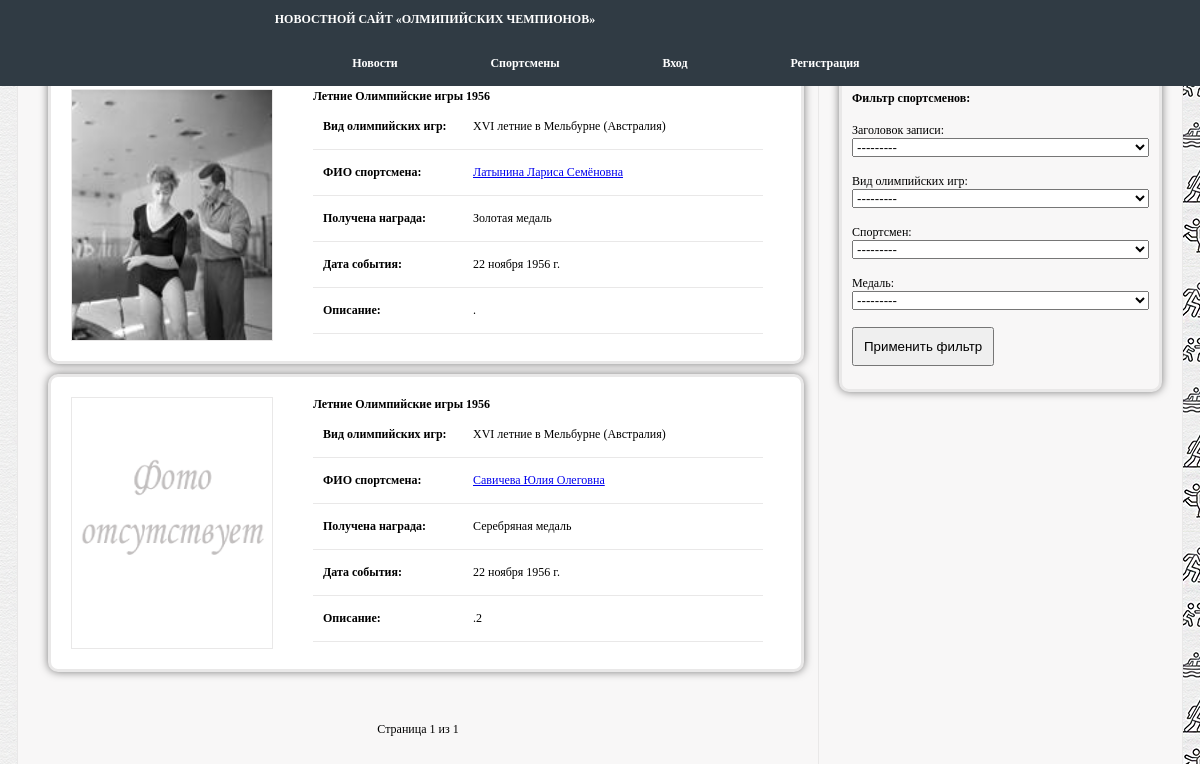
The page /news/ on the database as committed earlier.
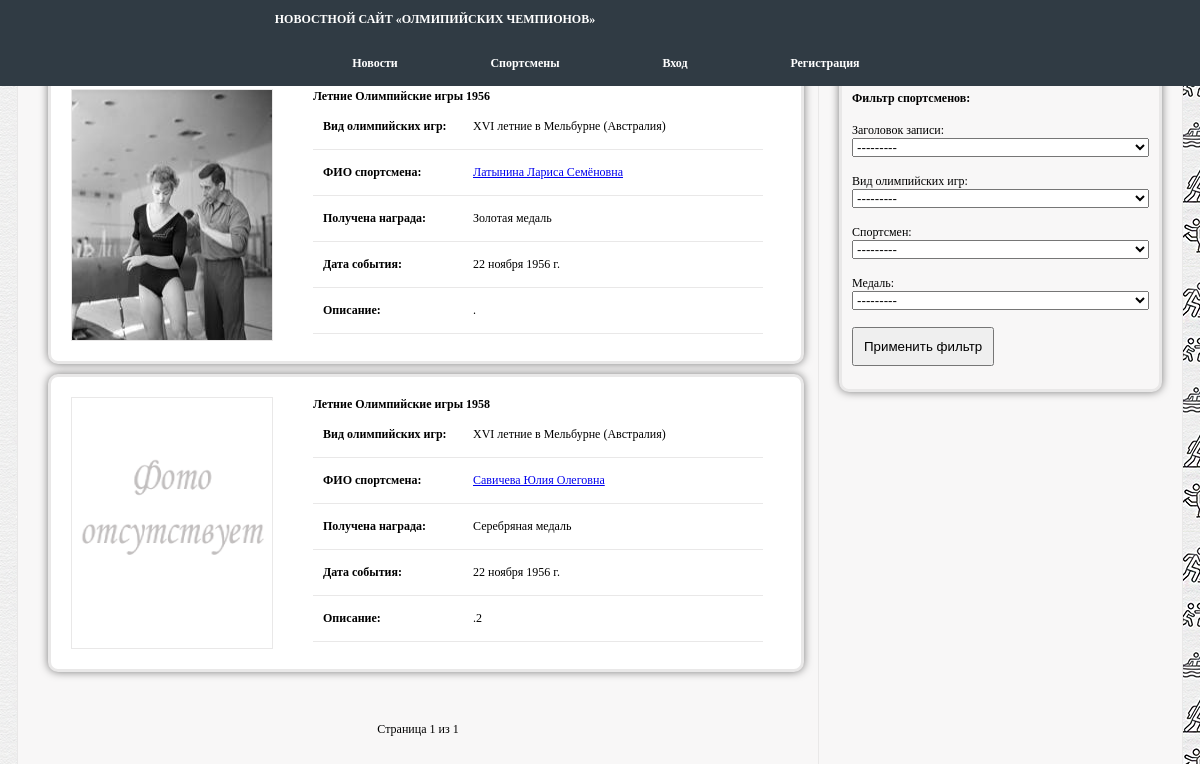
The same page on the database as committed later.
### app/olimp/models.py (models this page shows, shortened)
class Stand(models.Model):
    stand_name = models.CharField(
        max_length=40,
        verbose_name="Заголовок записи",
        null=False,
        blank=False,
    )
    stand_description = models.TextField(
        verbose_name="Описание записи",
        max_length=100,
        null=False,
        blank=False,
    )
    sportsman_id = models.ForeignKey(
        "Sportsman",
        on_delete=models.CASCADE,
        related_name="Sportsman_Stand",
        verbose_name="Спортсмен",
        null=False,
        blank=False,
    )
    view_olimp_id = models.ForeignKey(
        "ViewOlimp",
        on_delete=models.CASCADE,
        related_name="ViewOlimp_Stand",
        verbose_name="Вид олимпийских игр",
        null=False,
        blank=False,
    )
    medal_id = models.ForeignKey(
        "Medal",
        on_delete=models.CASCADE,
        related_name="Medal_Stand",
        verbose_name="Медаль",
        null=False,
        blank=False,
    )
    date_event = models.DateField(
        verbose_name="Дата олимпиады",
        null=True,
        blank=False,
    )
    stand_is_visible = models.BooleanField(
        default=False,
        verbose_name="Скрытая запись",
        null=True,
        blank=True,
    )
    def __str__(self):
        return self.stand_name
    class Meta:
        verbose_name = "СТЕНД"
        verbose_name_plural = "СТЕНД"

class Sportsman(models.Model):
    sportsman_name = models.CharField(
        max_length=50,
        verbose_name="ФИО спортсмена",
        null=False,
        blank=False,
    )
    sportsman_country = models.CharField(
        max_length=30,
        verbose_name="Страна",
        null=False,
        blank=False,
    )
    sportsman_birthday = models.DateField(
        max_length=8,
        verbose_name="Дата рождения",
        null=False,
        blank=False,
    )
    sportsman_biogrpahy = models.TextField(
        verbose_name="Биография",
        null=True,
        blank=True,
    )
    view_sports_id = models.ForeignKey(
        "ViewSports",
        on_delete=models.CASCADE,
        related_name="ViewSports_Sportsman",
        verbose_name="Вид спорта",
        null=False,
        blank=False,
    )
    trener_id = models.ForeignKey(
        "Trener",
        on_delete=models.CASCADE,
        related_name="Trener_Sportsman",
        verbose_name="Тренер",
        null=False,
        blank=False,
    )
    sportsman_img = models.ImageField(
        upload_to="media/sportsman/%y/%m/%d/",
        default="media/default.png",
        verbose_name="Загрузить фото",
        null=False,
        blank=True,
    )
    sportsman_is_visible = models.BooleanField(
        default=False,
        verbose_name="Скрытая запись",
        null=True,
        blank=True,
    )
    def __str__(self):
        return self.sportsman_name
    class Meta:
        verbose_name = "СПОРТСМЕНА"
        verbose_name_plural = "СПОРТСМЕНЫ"

class ViewOlimp(models.Model):
    view_olimp_name = models.CharField(
        max_length=50,
        verbose_name="Наименование олимпийских игр",
        null=False,
        blank=False,
    )
    view_olimp_is_visible = models.BooleanField(
        default=False,
        verbose_name="Скрытая запись",
        null=True,
        blank=True,
    )
    def __str__(self):
        return self.view_olimp_name
    class Meta:
        verbose_name = "ВИД ОЛИМПИЙСКИХ ИГР"
        verbose_name_plural = "ВИДЫ ОЛИМПИЙСКИХ ИГР"

class Medal(models.Model):
    medal_name = models.CharField(
        max_length=20,
        verbose_name="Вид медали",
        null=False,
        blank=False,
    )
    medal_is_visible = models.BooleanField(
        default=False,
        verbose_name="Скрытая запись",
        null=True,
        blank=True,
    )
    def __str__(self):
        return self.medal_name
    class Meta:
        verbose_name = "МЕДАЛЬ"
        verbose_name_plural = "МЕДАЛИ"

### app/olimp/views.py (the view)
# urls.py: path('', StandList.as_view(), name='stand_list_view'),
class StandList(FilterView):
    model = Stand
    filterset_class = StandFilter
    context_object_name = "stands"
    template_name = "stand/stand_list.html"
    paginate_by = settings.OBJECTS_ON_PAGE
    def get_context_data(self, **kwargs):
        context = super().get_context_data(**kwargs)
        context["stands"] = self.queryset
        context["title"] = "Новостной сайт «Олмипийские чемпионы»"
        return context
    def get_queryset(self):
        return Stand.objects.filter(stand_is_visible=False)

### app/olimp/templates/stand/stand_list.html
{% extends 'stand/base_stand_list.html' %}

### templates/stand/base_stand_list.html (shortened to what this page needs)
{% load static %}
{% include "../inc/_header.html" %}
<div class="wrapper">
    <div class="field">
        <div class="field_news">
            <div class="news">
                {% for stand in page_obj %}
            <div class="redcords">
                <div class="photo_news">
                   <img src="/media/{{ stand.sportsman_id.sportsman_img }}">
                </div>
                <div class="items_news">
                    <strong>{{ stand.stand_name }}</strong><br>
                      <div  class="title_info_sportsman">
                           <div class="desc_info_sportsman">
                               <strong>Вид олимпийских игр: </strong>
                           </div>
                          <div>{{ stand.view_olimp_id.view_olimp_name }}</div>
                      </div>
                      <div  class="title_info_sportsman">
                           <div class="desc_info_sportsman">
                               <strong>ФИО спортсмена: </strong>
                           </div>
                          <div><a href="/news/{{ stand.id }}">{{stand.sportsman_id}}</a></div>
                      </div>
                      <div  class="title_info_sportsman">
                           <div class="desc_info_sportsman">
                               <strong>Получена награда: </strong>
                           </div>
                          <div>{{ stand.medal_id }}</div>
                      </div>
                      <div  class="title_info_sportsman">
                           <div class="desc_info_sportsman">
                               <strong>Дата события:  </strong>
                           </div>
                          <div>{{ stand.date_event }}</div>
                      </div>
                        <div  class="title_info_sportsman">
                            <div class="desc_info_sportsman">
                               <strong>Описание:  </strong>
                           </div>
                           <div style="white-space: pre-line;" >{{stand.stand_description }}</div>
                          </div>
            </div>
        </div>
            {% endfor %}
            </div>
            <div class="pagin">
            <span> Страница {{ page_obj.number }} из {{ page_obj.paginator.num_pages }} </span>
            </div>
        </div>
        <div class="news right-panel">
            <div>
                <form method="get" class="setup_centr">
                    <p><strong>Фильтр спортсменов: </strong></p>
                    {{ filter.form.as_p }}
                    <button type="submit" Class="btn">Применить фильтр</button>
                 </form>
            </div>
        </div>
    </div>
</div>
{% include "../inc/_footer.html" %}
{% include "../inc/_footer.html" %}

### templates/inc/_header.html (shortened to what this page needs)
{% load static %}
{%block header %}
<html lang="ru">
<head>
    <link rel="stylesheet" href="{% static  'css/main.css' %}" >
</head>
<body >
<header >
    <nav >
    <div style="background: #303b44;   padding-left:20px; padding-right:350px; text-align: center;">
    <a href="{% url 'stand_list_view' %}" style="text-decoration: none; border:none; ">
        <p style="color:white; font-weight:bold; ">НОВОСТНОЙ САЙТ «ОЛМИПИЙСКИХ ЧЕМПИОНОВ»</p>
    </a>
    </div>
        <ul id="navbar" >
            <li><a href="{% url 'stand_list_view' %}">Новости</a></li>
            <li><a href="{% url 'sportsman' %}">Спортсмены</a></li>
            {% if user.is_authenticated %}
                    {%  if request.user.is_superuser %}
                        <li><a  href="#">Добавить</a>
                            <ul>
                                <li><a  href="{% url 'add_stand' %}">Добавить новость</a></li>
                                <li><a  href="{% url 'add_stand' %}">Добавить Cпортсмена</a></li>
                                <li><a  href="{% url 'add_stand' %}">Добавить Тренера</a></li>
                                <li><a  href="{% url 'add_stand' %}">Добавить Клуб</a></li>
                            </ul>
                        </li>
                    {% endif %}
                 <li><a href="{% url 'logout' %}">Выход</a></li>
                 <li>Вы вошли как {{user.username}} </li>
            {% else %}
                <li><a href="{% url 'login' %}">Вход</a></li>
                <li><a href="{% url 'register' %}">Регистрация</a></li>
            {% endif %}
        </ul>
    </nav>
</header>Пользователь: {{ user.username}}
{% endblock  %}

### templates/inc/_footer.html
{% load static %}
{%block header %}
</body>
</html>
{% endblock  %}

### static/css/main.css (style rules this page uses)
body { margin: 0px; padding: 0px; background-image: url("../img/background1.png"); background-repeat: repeat; font-family: Verdana; font-size: 12; }
header { position: fixed; width: 100%; background: #303b44; }
#navbar { padding: 0; margin: 0; }
header { display: flex; justify-content: space-around; }
#navbar li { list-style: none; float: left; width: 150px; height: 30px; padding: 0; margin: 0; font-weight: bold; background: #303b44; color: white; position: relative; padding-top: 12px; text-align: center; }
#navbar li a { display: block; width: 150px; height: 30px; color: white; text-decoration: none; }
.field { display: flex; justify-content: space-between; background: #f8f7f7; border: 1px solid #e9e8e8; width: 1164px; height: 1000px; margin-left: auto; margin-right: auto; }
.field_news { width: 800px; height: inherit; border-right: 1px solid #e9e8e8; }
.news { margin: 50px; margin-left:30px; margin-right:30px; }
.redcords { display: flex; align-items: flex-start; background: white; border: 3px solid #e9e8e8; border-radius: 10px; margin-bottom: 10px; box-shadow: 0 0 8px rgb(0 0 0 / 50%); width: 750px; }
.photo_news { border: 1px solid #e9e8e8; margin: 20px; height: 100%; }
.items_news { margin-left: 50px; margin: 20px; width: 100%; height: 100%; }
img { width: 200px; height: 250px; }
.pagin { text-align: center; }
.right-panel { background: #f8f7f7; border: 3px solid #e9e8e8; border-radius: 10px; margin: 50px; margin-left:20px; margin-right:20px; padding: 10px; height: 300px; margin-top: 50px; width: 300px; box-shadow: 0 0 8px rgb(0 0 0 / 50%); }
label { white-space: pre; }
p { display: flex; align-content: space-between; flex-direction: column; padding-bottom: 5px; }
nav { display: flex; align-items: stretch; justify-content: space-evenly; flex-wrap: wrap; }
.btn { padding: 10px; }
.title_info_sportsman { display:flex; align-items: baseline; padding: 15px 10px; border-bottom: 1px solid #e9e8e8; width: 430px; }
.desc_info_sportsman { width: 150px; }

Rows that differ between the two databases and show on the page:
changed through a linked row, Stand "Летние Олимпийские игры 1956": sportsman_id.sportsman_img: a different picture
changed Stand "Савичева Юлия Олеговна": stand_name "Летние Олимпийские игры 1956" → "Летние Олимпийские игры 1958"
